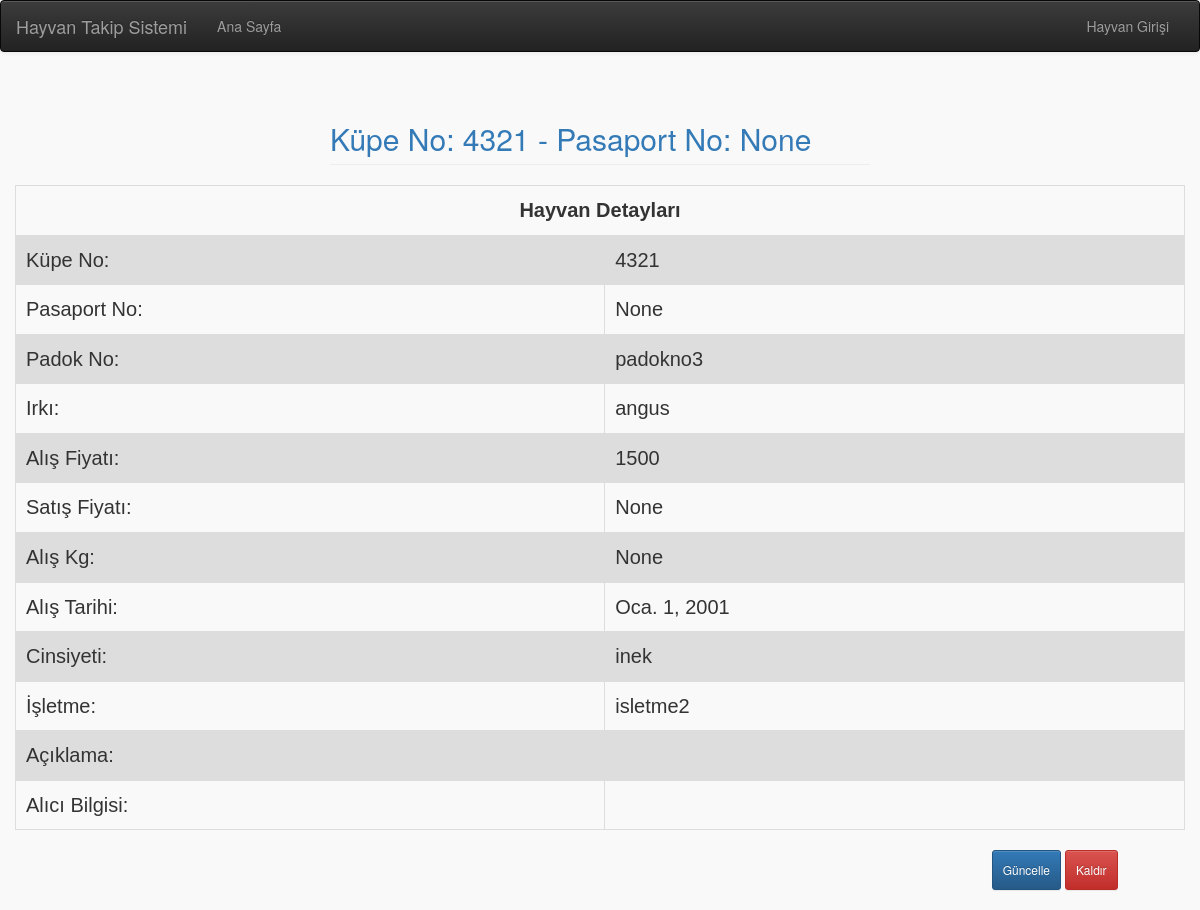
The app's page /hayvan-detay/7/ with its own data.
### hayvanGirisi/models.py (models this page shows, shortened)
class HayvanGiris(models.Model):
    PADOKNO = (
    (None, 'Padok No Seçiniz'), ('padokno1', 'Padok No1'), ('padokno2', 'Padok No2'), ('padokno3', 'Padok No3'))
    IRK = ((None, 'Irk Seçiniz'), ('montofon', 'Montofon'), ('holstein', 'Holstein'), ('simentol', 'Simentol'),
           ('jersey', 'Jersey'), ('angus', 'Angus'))
    CINSIYET = ((None, 'Cinsiyet Seçiniz'), ('erkek', 'Erkek'), ('duve', 'Düve'),('inek','İnek'),('malak','Malak'))
    ISLETME = (
    (None, 'İşletme Seçiniz'), ('isletme1', 'İşletme 1'), ('isletme2', 'İşletme 2'), ('isletme3', 'İşletme 3'))
    kupe_no = models.CharField(max_length=50, verbose_name='Küpe No', blank=True, null=True, unique=True)
    pasaport_no = models.CharField(max_length=50, verbose_name='Pasaport No', blank=True, null=True,unique=True)
    padok_no = models.CharField(choices=PADOKNO, verbose_name='Padok No', max_length=50, blank=False, null=True)
    irki = models.CharField(choices=IRK, verbose_name='IRK', max_length=50, blank=False, null=True)
    alis_fiyati = models.CharField(max_length=50, verbose_name='Alış Fiyatı', blank=False, null=True)
    satis_fiyati = models.CharField(max_length=50, verbose_name='Satış Fiyatı', blank=True, null=True)
    alis_kg = models.CharField(max_length=50, verbose_name='Alış Kg', blank=True, null=True)
    alis_tarihi = models.DateField(null=True, blank=True, verbose_name='Alış Tarihi')
    cinsiyet = models.CharField(choices=CINSIYET, blank=False, null=True, max_length=20, verbose_name='Cinsiyet')
    isletme = models.CharField(choices=ISLETME, verbose_name='ISLETME', max_length=50, blank=False, null=True)
    aciklama = models.TextField(max_length=1000, verbose_name='Açıklama', blank=True, null=True)
    alici_bilgi = models.TextField(max_length=1000, verbose_name='Alıcı Bilgi', blank=True, null=True)
    class Meta:
        verbose_name_plural = 'Hayvan'

### hayvanGirisi/views.py (the view)
# urls.py: re_path(r'hayvan-detay/(?P<pk>[0-9]+)/$', hayvan_detay, name='hayvan-detay'),
def hayvan_detay(request, pk):
    form = HayvanGirisiForm
    try:
        hayvan = HayvanGiris.objects.get(pk=pk)
    except:
        raise Http404
    return render(request, 'hayvanGirisi/hayvan-detay.html', context={'hayvan': hayvan, 'form': form})

### templates/hayvanGirisi/hayvan-detay.html (shortened to what this page needs)
{% extends 'base.html' %}
{% load static %}
{% block icerik %}
    <div class="row">
        <div class="col-lg-12 pull-center">
            <div class="col-lg-6 pull-center">
                <h2 class="page-header"></span> </a> <a
                        href="#">Küpe No: {{ hayvan.kupe_no }} - Pasaport No: {{ hayvan.pasaport_no }}</a>
                </h2>
            </div>
        </div>
    </div>
    <div class="row">
        <table>
            <tr>
                <th colspan="2" style="text-align: center">Hayvan Detayları</th>
            </tr>
            <tr>
                <td>Küpe No:</td>
                <td>{{ hayvan.kupe_no }}</td>
            </tr>
            <tr>
                <td>Pasaport No:</td>
                <td>{{ hayvan.pasaport_no}}</td>
            </tr>
            <tr>
                <td>Padok No:</td>
                <td>{{ hayvan.padok_no }}</td>
            </tr>
            <tr>
                <td>Irkı:</td>
                <td>{{ hayvan.irki }}</td>
            </tr>
            <tr>
                <td>Alış Fiyatı:</td>
                <td>{{ hayvan.alis_fiyati }}</td>
            </tr>
            <tr>
                <td>Satış Fiyatı:</td>
                <td>{{ hayvan.satis_fiyati }}</td>
            </tr>
            <tr>
                <td>Alış Kg:</td>
                <td>{{ hayvan.alis_kg }}</td>
            </tr>
            <tr>
                <td>Alış Tarihi:</td>
                <td>{{ hayvan.alis_tarihi }}</td>
            </tr>
            <tr>
                <td>Cinsiyeti:</td>
                <td>{{ hayvan.cinsiyet }}</td>
            </tr>
            <tr>
                <td>İşletme:</td>
                <td>{{ hayvan.isletme }}</td>
            </tr>
            <tr>
                <td>Açıklama:</td>
                <td>{{ hayvan.aciklama }}</td>
            </tr>
            <tr>
                <td>Alıcı Bilgisi:</td>
                <td>{{ hayvan.alici_bilgi }}</td>
            </tr>
        </table>
    </div>
    <div class="row" style="padding: 20px">
        <div class="col-lg-2 pull-right">
            <a class="btn btn-primary btn-sm" style="padding: 10px" href="{% url 'hayvan-guncelle' hayvan.pk %}">Güncelle</a>
            <a class="btn btn-danger btn-sm" style="padding: 10px" href="{% url 'hayvan-sil' hayvan.pk %}">Kaldır</a>
        </div>
    </div>
{% endblock %}

### static/base.css (style rules this page uses)
.pull-center { float: none; margin: 0 auto; }

### templates/hayvanGirisi/hayvan-detay.html (style rules this page uses)
table { font-family: arial, sans-serif; border-collapse: collapse; width: 100%; }
td, th { border: 1px solid #dddddd; text-align: left; padding: 10px; font-size: 20px; }
tr:nth-child(even) { background-color: #dddddd; }

### templates/base.html (style rules this page uses)
body { background-color: #f9f9f9 }

### records on screen
HayvanGiris: kupe_no "4321", pasaport_no "None", padok_no "padokno3", irki "angus", alis_fiyati "1500", satis_fiyati "None", alis_kg "None", alis_tarihi "Oca. 1, 2001", cinsiyet "inek", isletme "isletme2"
